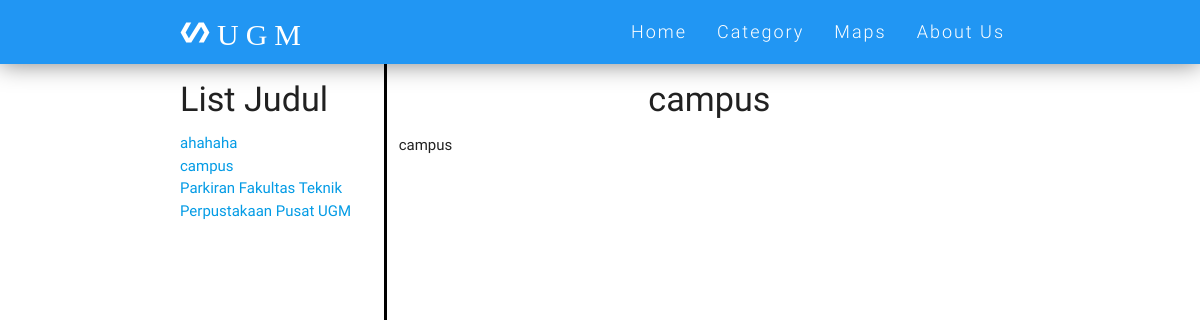
Page /article.php?cat=campus&id=2 on the committed database.
### tables this page shows
CREATE TABLE IF NOT EXISTS `artikel` (
`id` int(11) NOT NULL,
  `judul` varchar(255) NOT NULL,
  `kategori` int(11) NOT NULL,
  `isi` text NOT NULL,
  `id_map` int(11) NOT NULL
);

### article.php (the view, shortened to what this page needs)
<!DOCTYPE html>
<html>
<head>
    <link href="css/fontmaterial.css" rel="stylesheet">
    <link href="min/plugin-min.css" type="text/css" rel="stylesheet">
    <link href="min/custom-min.css" type="text/css" rel="stylesheet" >
    <link href="min/style.css" type="text/css" rel="stylesheet" >
    <link href="css/stylemap.css" type="text/css" rel="stylesheet" >
</head>
<body id="top" class="scrollspy">
 <div class="navbar-fixed">
    <nav id="nav_f" class="default_color" role="navigation">
        <div class="container">
            <div class="nav-wrapper">
            <a href="index.php" id="logo-container" class="brand-logo"> <i class="mdi-action-polymer">UGM</i></a>
                <ul class="right hide-on-med-and-down">
                    <li><a href="index.php">Home</a></li>
                    <li><a href="index.php#work">Category</a></li>
                    <li><a href="map.php">Maps</a></li>
                    <li><a href="index.php#team">About Us</a></li>
                </ul>
            </div>
        </div>
    </nav>
</div>
<?php
    $cat=$_GET['cat'];
    if(!isset($_GET['id'])){
        $n=mysql_query("SELECT id FROM lengkap where kategori = '$cat' limit 0,1 ");
        $m=mysql_fetch_array($n);
        $id=$m[0];
    }else{
        $id=$_GET['id'];
    }
    $sql=mysql_query("select * from lengkap where kategori = '$cat'");
    $sql1=mysql_query("select * from lengkap where kategori = '$cat' and id = $id");
?>
<div class="container">
    <div class="row" style="margin-bottom: 0px !important">
        <div class="col s3">
            <h4>List Judul</h4>
            <?php
                while ($d=mysql_fetch_array($sql)) {
                    echo "<a href='?cat=$cat&id=$d[0]'>$d[1]</a><br>";
                }
            ?>
        </div>
        <div class="col s9" style="border-left:3px solid black;bottom:0px; height: 100vh">
        <?php
            $data=mysql_fetch_array($sql1);
        ?>
        <center><h4><?php echo $data['judul'];?></h4></center>
            <?php
                echo $data['isi'];
            ?>
            <br>
            <br>
        </div>
    </div>
</div>
  </body>
</html>

### min/custom-min.css (style rules this page uses)
.default_color { background-color:#2196F3 !important }
#nav_f { box-shadow:none !important;-webkit-box-shadow:none !important }
.brand-logo { position:absolute;color:#fff;display:inline-block;font-size:2.1rem;font-style:normal;font-weight:100;padding:0;letter-spacing:7px }
nav ul a { font-size:1.2rem;color:#FFF;letter-spacing:2px;display:block;font-weight:300;padding:0px 15px }

### min/style.css (style rules this page uses)
#nav_f { box-shadow:0px 0px 25px rgba(0, 0, 0, 0.5) !important; }

### rows in the picture
artikel: judul "ahahaha"
artikel: judul "campus", isi "campus"
artikel: judul "Parkiran Fakultas Teknik"
artikel: judul "Perpustakaan Pusat UGM"
